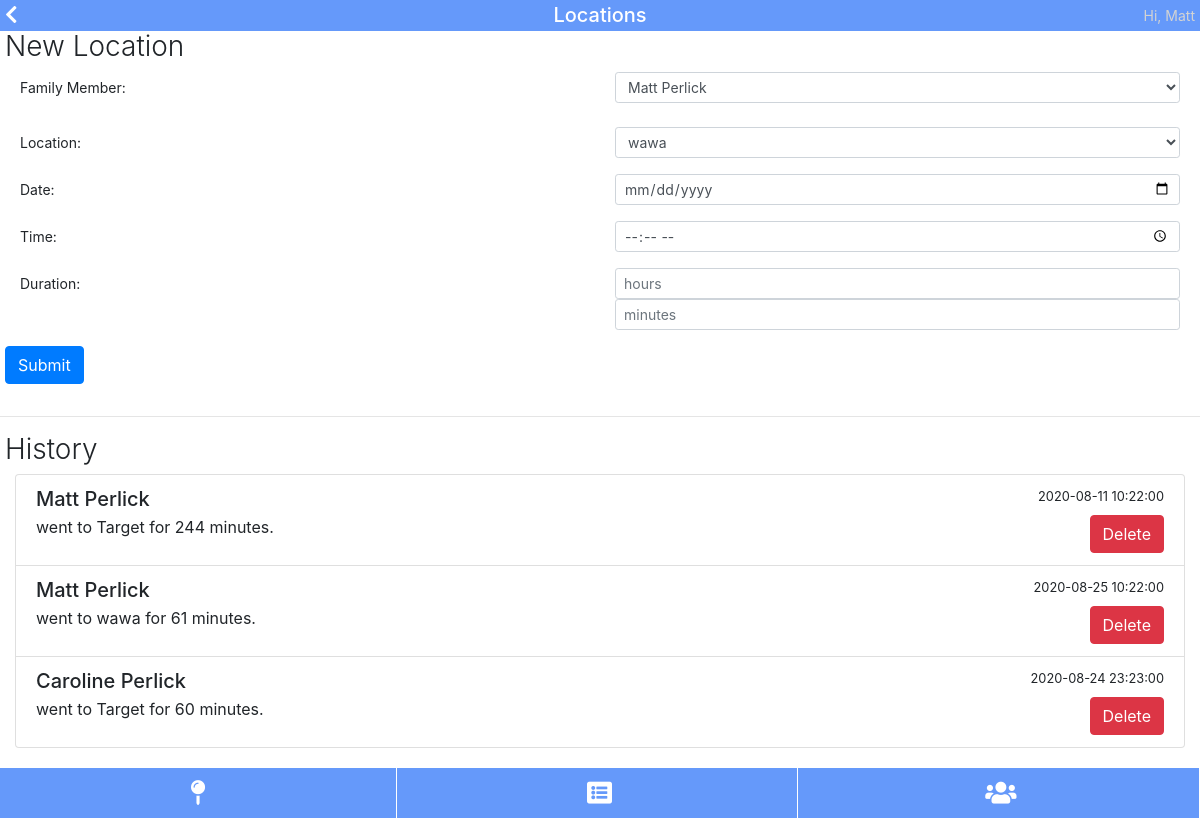
The page /locations (signed in) on the database as committed earlier.
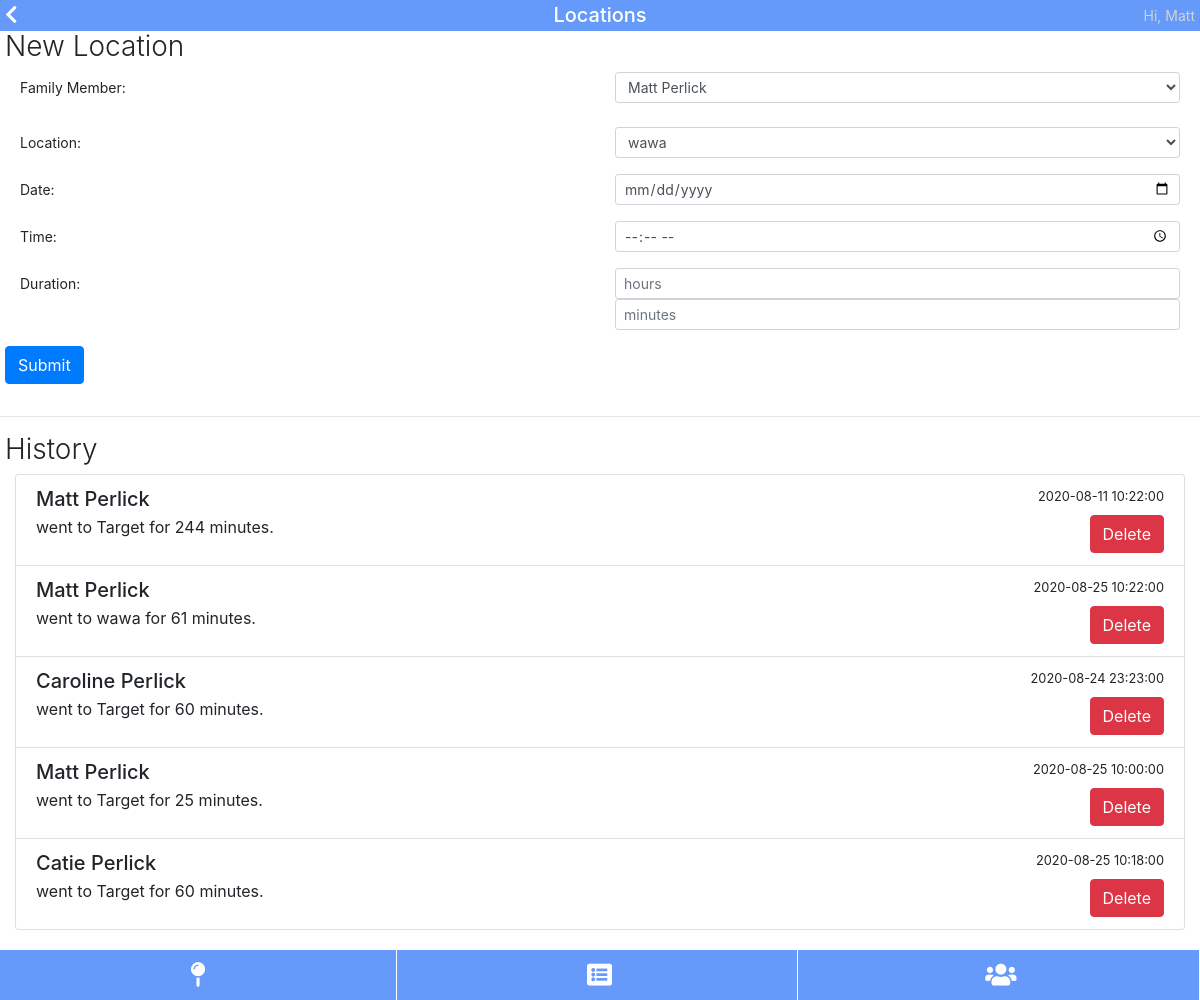
The same page on the database as committed later.
### tables this page shows
CREATE TABLE users (id INTEGER PRIMARY KEY, username varchar(255), Password varchar(255));

CREATE TABLE visits (id INTEGER PRIMARY KEY, person_id INTEGER, location_id INTEGER, timestamp INTEGER, end_timestamp INTEGER);

CREATE TABLE people (id INTEGER PRIMARY KEY, user_id INTEGER, first varchar(255), last varchar(255));

CREATE TABLE locations (id INTEGER PRIMARY KEY, name varchar(255));

### pages.py (the view)
@pages.route('/locations')
@flask_login.login_required
def pages_locations():
	data = {}
	data['title'] = "Locations"
	uid = flask_login.current_user.get_id()
	data['members'] = db.get_db().query("select * from people where user_id=" + str(uid))
	data['locations'] = db.get_db().query("select * from locations")
	visits = db.get_db().query("""
		select * from people
		join visits
			on people.id = person_id
		join locations
			on location_id = locations.id
		where user_id=""" + str(uid))
	data['visits'] = []
	j = 0
	for visit in visits:
		data['visits'].append([])
		i = 0
		for item in visit:
			if i == 7:
				timestamp = datetime.fromtimestamp(visit[7])
				data['visits'][j].append(str(timestamp.date()))
				data['visits'][j].append(str(timestamp.time()))
			elif i == 8:
				end_timestamp = datetime.fromtimestamp(visit[8])
				data['visits'][j].append(int((end_timestamp - timestamp).total_seconds()//60))
			else:
				data['visits'][j].append(item)
			i = i + 1
		j = j + 1
	return render_template('pages/locations.html', data=data)

### auth.py (called while the page is built)
	def get_id(self):
		return self.id

### database.py (called while the page is built)
	def get_db():
		try:
			db = getattr(g, '_database', None)
		except NameError:
			db = Database()
			g = lambda: None #funny syntax that lets me set an attribute on global g
			setattr(g, '_database', db)
		return db

	def query(self, sql, parameters=[]):
		c = self.conn.cursor()
		c.execute(sql, parameters)
		self.conn.commit()
		return c.fetchall()

### main.py (called while the page is built)
@app.teardown_appcontext
def close_connection(exception):
	try:
		db = getattr(g, '_database', None)
		db.close()
	except NameError:
		pass

@login_manager.user_loader
def load_user(id):
	res = db.get_db().query("select * from users where id='" + str(id) + "'")
	if len(res) == 1:
		user = User(res[0][0], res[0][1])
		user.is_authenticated = True
		return user
	else:
		return None

### templates/pages/locations.html (shortened to what this page needs)
{% extends "pages/base.html" %}
{% block content %}
<h2>New Location</h2>
<form action="{{ url_for('api.api_add_visit') }}" method="post">
	<div class="form-group row">
		<label for="person" class="col col-form-label-sm">Family Member: </label>
		<div class="col">
			<select class="form-control form-control-sm" name="person" required>
				{% for person in data.members %}
				<option value="{{ person[0] }}">{{ person[2] }} {{ person[3] }}</option>
				{% endfor %}
			</select>
		</div>
	</div>
	<div class="form-group row">
		<label for="location" class="col col-form-label col-form-label-sm">Location: </label>
		<div class="col">
			<select class="form-control form-control-sm" name="location" required>
				{% for loc in data.locations %}
				<option value="{{ loc[0] }}">{{ loc[1] }}</option>
				{% endfor %}
			</select>
		</div>
	</div>
	<div class="form-group row">
		<label for="date" class="col col-form-label col-form-label-sm">Date: </label>
		<div class="col">
			<input class="form-control form-control-sm" type="date" name="date" required>
		</div>
	</div>
	<div class="form-group row">
		<label for="time" class="col col-form-label col-form-label-sm">Time: </label>
		<div class="col">
			<input class="form-control form-control-sm" type="time" name="time" required>
		</div>
	</div>
	<div class="form-group row">
		<label for="hours" class="col col-form-label col-form-label-sm">Duration: </label>
		<div class="col">
			<input class="form-control form-control-sm" type="number" name="hours" placeholder="hours" required>
			<input class="form-control form-control-sm" type="number" name="minutes" placeholder="minutes" required>
		</div>
	</div>
	<button type="submit" class="btn btn-primary form-group">Submit</button>
</form>
<hr>
<h2>History</h2>
<div class="list-group">
	{% for visit in data.visits %}
		<form action="{{ url_for('api.api_delete_visit') }}" method="post" class="list-group-item">
			<div class="d-flex w-100 justify-content-between">
				<h5 class="mb-1">{{ visit[2] }} {{ visit[3] }}</h5>
				<small>{{ visit[7] }} {{visit[8]}}</small>
			</div>
			 went to {{ visit[11] }} for {{ visit[9] }} minutes.
			<button type="submit" class="btn btn-danger" style="float: right;">Delete</button>
		</form>
	{% endfor %}
{% endblock %}

### templates/pages/base.html (shortened to what this page needs)
<!DOCTYPE html5>
<html>
<head>
	<link rel="stylesheet" href="https://stackpath.bootstrapcdn.com/bootstrap/4.3.1/css/bootstrap.min.css">
	<link rel="stylesheet" href="https://use.fontawesome.com/releases/v5.7.0/css/all.css">
	<link rel="stylesheet" href="{{ url_for('static', filename='css/global.css') }}">
</head>
<body>
	<div id="header">
		<span>Hi, {{current_user.username}}</span>
		{% if data.menu %}
			<i onclick="toggleNav()" class="fas fa-bars"></i>
		{% else %}
			<a href="{{ url_for('pages.pages_home') }}">
				<i class="fas fa-chevron-left"></i>
			</a>
		{% endif %}
		<h1>{{ data.title }}</h1>
	</div>
	<div class="header-spacer"></div>
	<div class="content">
	{% block content %}{% endblock %}
	</div>
	<div class="footer-spacer"></div>
	<div id="tabs">
		<a href="{{ url_for('pages.pages_locations') }}">
			<i class="fa fa-map-pin" aria-hidden="true"></i>
		</a>
		<a href="{{ url_for('pages.pages_testReports') }}">
			<i class="fa fa-list-alt" aria-hidden="true"></i>
		</a>
		<a href="{{ url_for('pages.pages_familyManager') }}">
			<i class="fa fa-users" aria-hidden="true"></i>
		</a>
	</div>
</body>
</html>

### public/css/global.css (style rules this page uses)
body { margin: 0; }
#header { position: fixed; width: 100%; z-index: 2; padding-top: 5px; padding-bottom: 5px; background-color: #6599fa; color: white; }
.header-spacer { height: 30px; }
#header h1 { font-size: 20px; line-height: 20px; width: max-content; margin-left: auto; margin-right: auto; margin-bottom: 0px; }
#header i { float: left; margin-left: 5px; font-size: 20px; }
#header > span { float: right; margin-right: 5px; font-size: 14px; color: lightgray; }
h2 { margin-left: 5px; font-size: 28px; font-weight: 300; }
a { color: unset; }
#tabs { position: fixed; bottom: 0; height: 50px; width: 100%; background-color: #6599fa; }
#tabs a { display: inline-block; height: 100%; width: calc(100% / 3 - 3px); text-align: center; border-right: 1px solid white; color: white; }
#tabs i { font-size: 25px; line-height: 50px; }
.footer-spacer { height: 70px; }
.list-group { margin-left: 15px; margin-right: 15px; }
.form-group { margin-left: 5px; margin-right: 5px; }

Rows that differ between the two databases and show on the page:
added visits: first "Matt", last "Perlick", visit "2020-08-25", visit "10:00:00", name "Target", visit "25"
added visits: first "Catie", last "Perlick", visit "2020-08-25", visit "10:18:00", name "Target", visit "60"
